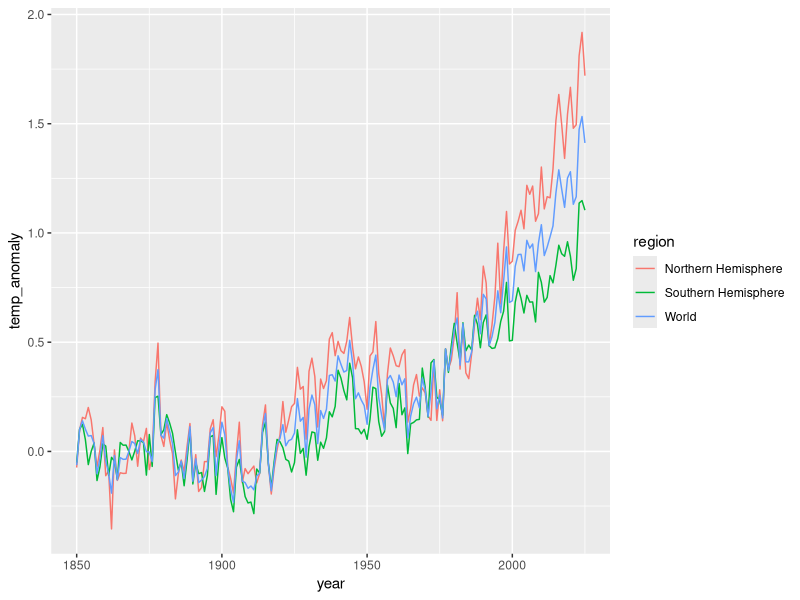
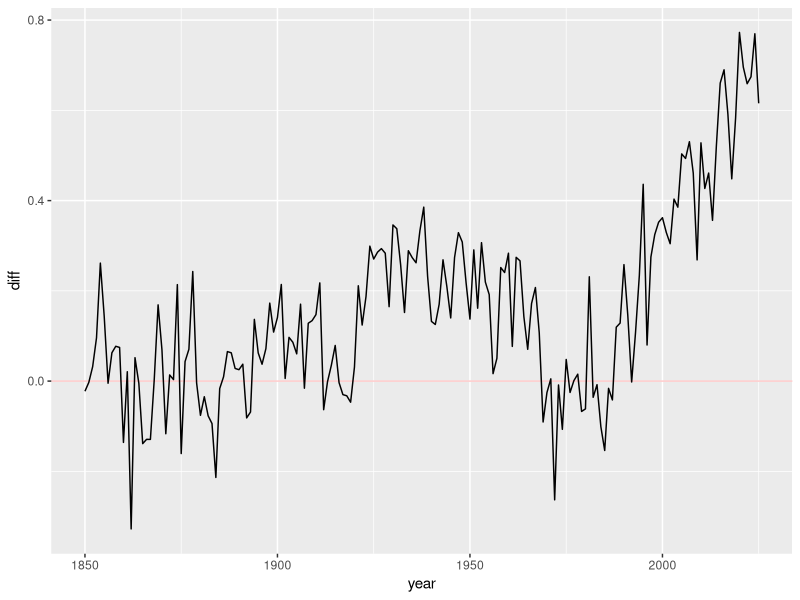
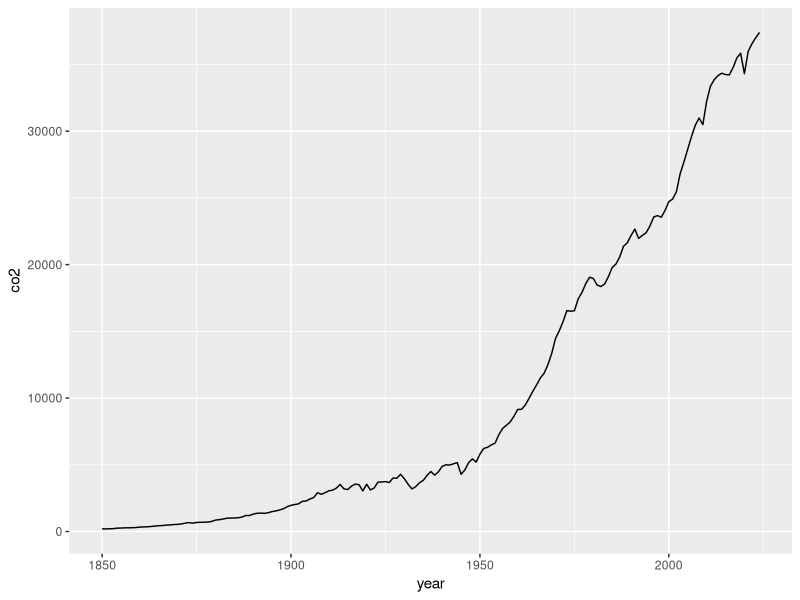
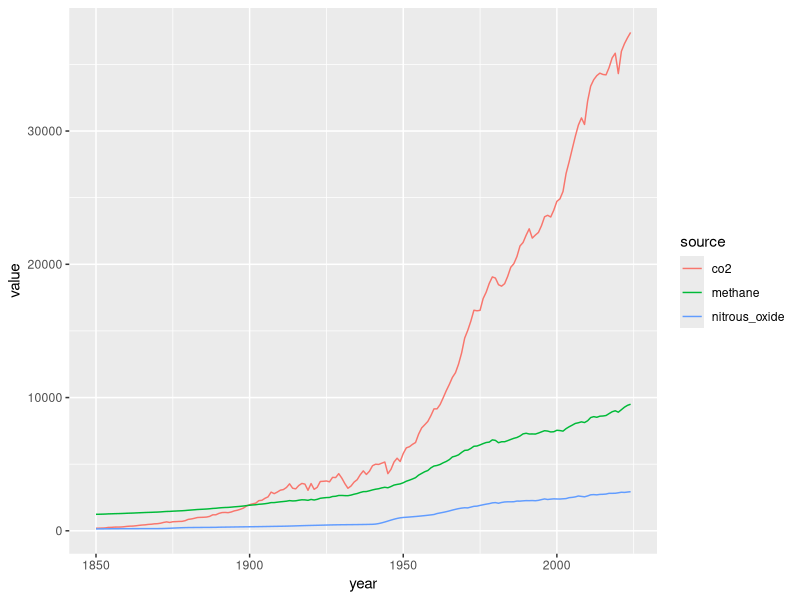

Source code (R) for these figures, in order: (Note: this script raises an error after producing the figures.)
## ---- chunk 1
library(tidyverse)

### Data

# CO2 data from Global Carbon Budget (2025); Jones et al. (2025) – with major processing by Our World in Data
temp <- read_csv("data/temperature_anomaly.csv")
table(temp$region)
ggplot(temp, aes(x=year, y=temp_anomaly, color=region)) + 
  geom_line()  


### Using pivot_wider

# (2) We notice a gap between south and north, this is a good usecase for teaching pivot_wider:
temp_diff <- temp |> 
  select(year, region, temp_anomaly) |> 
  pivot_wider(names_from=region, values_from=temp_anomaly) |>
  rename(south=`Southern Hemisphere`, north=`Northern Hemisphere`) |>
  mutate(diff=north - south) 

temp_diff |>
  ggplot(aes(x=year, y=diff)) + 
  geom_hline(yintercept=0, color="red", alpha=.2) + 
  geom_line()

# Add a callout on the imporance of selecting out any columns with variation

### Using pivot_longer

# Just to teach the syntax, let's reverse the pivot_wider
pivot_longer(temp_diff, north:diff)
pivot_longer(temp_diff, -year, names_to="region", values_to="temperature_anomaly")


### Carbon dioxide data

# For a more serious use of pivot_longer let's have a look at the carbon data
co2  <- read_csv("data/co2_emissions.csv")
# Note: We remove 'world' from the csv so we can reinforce the groupby_summarize
co2 |> 
  group_by(year) |>
  summarize(co2=sum(co2, na.rm=TRUE)) |>
  ggplot(aes(x=year, y=co2)) + geom_line()

#  plot the co2, methane, no and ghg 
# This requires pivot_longer (to use color=variable)
ghg_sources <- co2 |>
  select(country, year, co2, methane, nitrous_oxide) |>
  pivot_longer(co2:nitrous_oxide, names_to="source")

ghg_sources |> 
  group_by(year, source) |>
  summarize(value=sum(value, na.rm=TRUE)) |>
  ggplot(aes(x=year, y=value, color=source)) + geom_line()

# Callout on 'tidy' data, esp for ggplot
## ---- chunk 2
# Are the rich or the poor countrires polluting?
# Let's get income class data
income <- read_csv("data/income_groups.csv")
income_2020 <- income |> filter(Year==2020) |> select(country=Entity, income=`World Bank's income classification`)

# Cutoff at 2020 and join
# Naive: inner join

co2_2020 <- co2 |> filter(year == 2020)
combined <- inner_join(co2_2020, income_2020) 
ggplot(combined, aes(y=income, x=cumulative_co2)) + geom_col()
# Note: Should summarize first!

# Callout (or challenge) on key columns and renaming/selecting (preferred) vs using by


### Explaining inner / full / left / right
combined_left <- left_join(co2_2020, income_2020) 
filter(combined_left, is.na(income))

### Explain semi and anti join as useful shorthand and debugging tools
anti_join(co2_2020, income_2020)
semi_join(co2_2020, income_2020)

# challenge to interpret this, especially venezuela,
# and figure out a way of dealing with it

### Exercise: co2 by country income type over time
income |> select(country=Entity, year=Year, income=`World Bank's income classification`) |>
  inner_join(co2) |>
  group_by(year, income) |>
  summarize(co2=sum(co2, na.rm=T)) |>
  ggplot(aes(x=year, y=co2, fill=income)) + geom_area()

# Challenge: why are low-income countries emitting less co2 over time?
# what is the bump in upper-middle countries in 2010? (answer: countries (esp china) are reclassified)
# How could you fix this? (answer: use a constant measure, e.g. use the 2020 classification instead)
# what changes if you use cumulative co2 instead? (answer: it makes the rich world's share clearer)
## ---- chunk 3
# Part A: Join
world_temp <- temp |> filter(region == "World")
world_co2 <- co2 |> group_by(year) |> summarize(co2=sum(cumulative_co2, na.rm=TRUE))
temp_and_co2 <- inner_join(world_temp, world_co2) 
cor.test(temp_and_co2$temp_anomaly, temp_and_co2$co2)

# Part B: Pivot to plot
temp_and_co2 |> select(year, co2, temp_anomaly) |>
  pivot_longer(-year) |>
  group_by(name) |>
  mutate(index=value/mean(value) * 100) |>
  ggplot(aes(x=year, y=index, color=name)) + geom_line() 

# Challenge: is the correlation actually meaningful? How to fix this?
